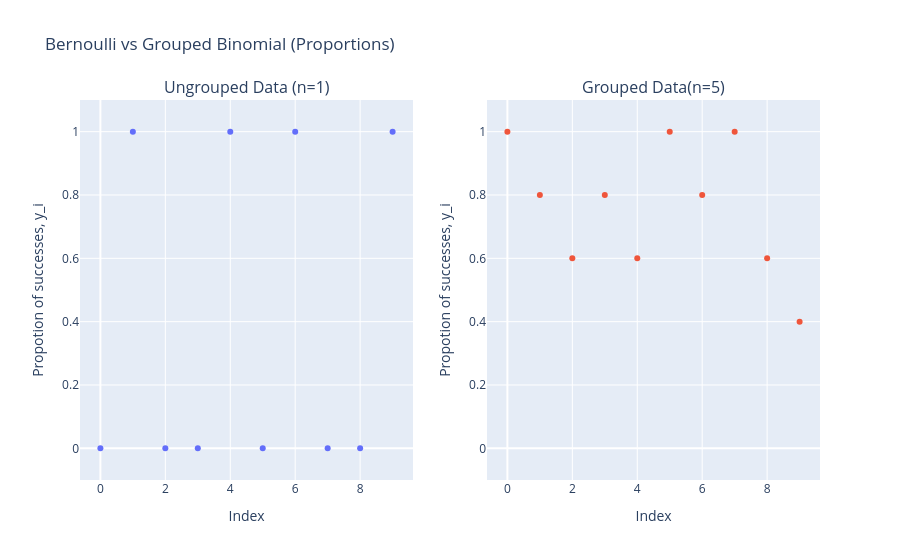

This figure's notebook cell:
### Markdown cell above
> Problem Set Up

Binary Data is data where we label 1 as success and 0 as a failure. Our goal is to estimate the `probability of success`, $\pi_i$, after observing $n_i$ `trials`.

<div align="center">

$$
S_i \sim Binomial(n_i, \pi_i)
$$

$$
S_i = n_i y_i
$$

$$
y_i \sim \frac{1}{n_i} Binomial(n_i, \pi_i)
$$

</div>

where 
* $S_i$ = the number of successes in $n_i$ trials for obseration i  <font color='red'> [NOTE: </font> $S_i \in \{0, 1, ... , n_i\}$ <font color='red'>]</font>
* $n_i$ = the total number of observations 
* $y_i$ = the proportion of successes in $n_i$ trials for observatoin i <font color='red'> [NOTE: </font> $y_i \in [0,1]$ <font color='red'>]</font>
* $\pi_i$ = probability of success (fraction of 1's)

--- 


> Data Structures

* <font color='blue'>Ungrouped Data</font>: Each $n_i$ is a single Bernoulli trail [0 or 1] $\implies N = (0, 1, 1, 0, 1, ..., 0)$
* <font color='darkgreen'>Grouped Data</font>: Each $n_i$ has at least 2 Bernoulli observations $\implies N = (n_1, n_2, n_3, ..., n_n)$
* In both cases: $y_i = \frac{S_i}{n_i}$. However, for <font color='blue'>Ungrouped</font> data this gives values of <font color='blue'>0 or 1</font> (since $n_i=1$) but for <font color='darkgreen'>Grouped data</font> this gives from <font color='darkgreen'>0 to 1</font>.

---

### Code cell
#@markdown <font color='darkred'>Run to start tutorial. </font>

#@markdown Everytime this cell runs, new random data is generated but the E[Y] (being modeled) can capture them all

from plotly.subplots import make_subplots
x = np.arange(0,10)

ungrouped_data = np.random.binomial(n=1, p=0.7, size=len(x)) 
grouped_data = np.random.binomial(n=5, p=0.7, size=len(x)) # Prints the number of successes out of n=5 trials

# yi = Si / ni
yi_ungrouped = ungrouped_data / 1
yi_grouped = grouped_data / 5



# Create subplots (1 row, 2 columns)
fig = make_subplots(
    rows=1, cols=2,
    subplot_titles=("Ungrouped Data (n=1)", "Grouped Data(n=5)")
)

# Left plot: ungrouped
fig.add_trace(
    go.Scatter(
        x=x, y=yi_ungrouped,
        mode='markers',
        name='Ungrouped',
    ),
    row=1, col=1
)

# Right plot: grouped
fig.add_trace(
    go.Scatter(
        x=x, y=yi_grouped,
        mode='markers',
        name='Grouped',
    ),
    row=1, col=2
)

# Layout tweaks
fig.update_layout(
    title='Bernoulli vs Grouped Binomial (Proportions)',
    showlegend=False
)

# Axis labels
fig.update_xaxes(title_text='Index', row=1, col=1)
fig.update_yaxes(title_text='Propotion of successes, y_i', range=[-0.1,1.1], row=1, col=1)

fig.update_xaxes(title_text='Index', row=1, col=2)
fig.update_yaxes(title_text='Propotion of successes, y_i', range=[-0.1,1.1], row=1, col=2)

fig.show()

### Figure 1 — Plotly figure (JSON) as saved in the notebook; plotly's stock layout.template omitted (floating-point values rounded to 4 significant figures)
{"data": [{"mode": "markers", "name": "Ungrouped", "type": "scatter", "x": [0, 1, 2, 3, 4, 5, 6, 7, 8, 9], "xaxis": "x", "y": [0.0, 1.0, 0.0, 0.0, 1.0, 0.0, 1.0, 0.0, 0.0, 1.0], "yaxis": "y"}, {"mode": "markers", "name": "Grouped", "type": "scatter", "x": [0, 1, 2, 3, 4, 5, 6, 7, 8, 9], "xaxis": "x2", "y": [1.0, 0.8, 0.6, 0.8, 0.6, 1.0, 0.8, 1.0, 0.6, 0.4], "yaxis": "y2"}], "layout": {"annotations": [{"font": {"size": 16}, "showarrow": false, "text": "Ungrouped Data (n=1)", "x": 0.225, "xanchor": "center", "xref": "paper", "y": 1, "yanchor": "bottom", "yref": "paper"}, {"font": {"size": 16}, "showarrow": false, "text": "Grouped Data(n=5)", "x": 0.775, "xanchor": "center", "xref": "paper", "y": 1, "yanchor": "bottom", "yref": "paper"}], "showlegend": false, "title": {"text": "Bernoulli vs Grouped Binomial (Proportions)"}, "xaxis": {"anchor": "y", "domain": [0, 0.45], "title": {"text": "Index"}}, "xaxis2": {"anchor": "y2", "domain": [0.55, 1], "title": {"text": "Index"}}, "yaxis": {"anchor": "x", "domain": [0, 1], "range": [-0.1, 1.1], "title": {"text": "Propotion of successes, y_i"}}, "yaxis2": {"anchor": "x2", "domain": [0, 1], "range": [-0.1, 1.1], "title": {"text": "Propotion of successes, y_i"}}}}
